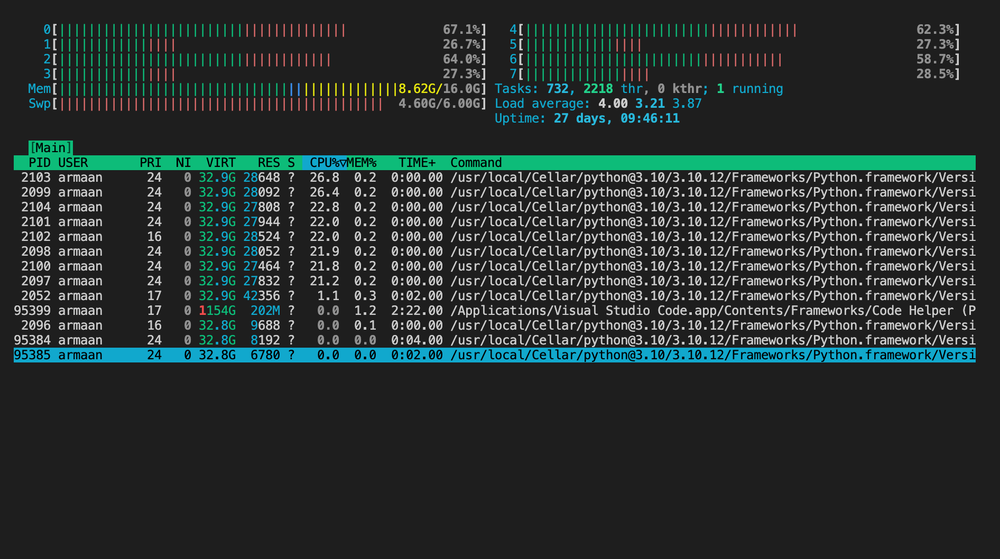
#> input picture process_pool_htop.png, 1000 x 559 px, shrunk from 1892 x 1058 before the run
$ python -i RGB-equilization.py   (imports and definitions only)
#> lines starting #> are read from the running program, lines starting #| are printed output that depends on the picture
#> further down, picture is the input picture: shape (559, 1000, 3); mean B, G, R 47.4, 48.6, 39.4
import cv2
import numpy as np
import time
from concurrent.futures import ProcessPoolExecutor


def equalize_channel(channel):
    # Your equalization logic here, for example:
    hist, _ = np.histogram(channel.flatten(), 256, [0, 256])
#> hist = 256 values, max 367269 at index 30, min 0 at index 253, mean 2183.6
    cdf = hist.cumsum()
#> cdf = 256 values from 616 to 559000
    cdf = np.ma.masked_equal(cdf, 0)
    cdf = (cdf - cdf.min()) * 255 / (cdf.max() - cdf.min())
    return cdf.filled(0)[channel].astype("uint8")
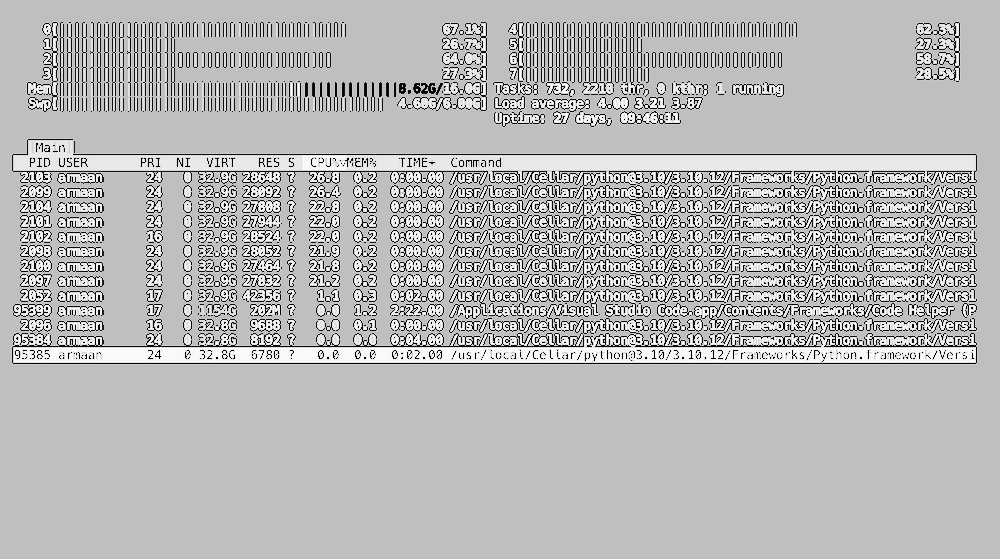
#> returned value: shape (559, 1000); min 0, max 255, mean 182


def process_all_channels_sequential(image):
    channels = cv2.split(image)
    equalized_channels = [equalize_channel(ch) for ch in channels]
#> in equalize_channel (call 3), `hist, _ = np.histogram(channel.flatten(), 256, [0, 256])`: hist = 256 values, max 378632 at index 30, min 0 at index 247, mean 2183.6
#> in equalize_channel (call 3), `cdf = hist.cumsum()`: cdf = 256 values from 999 to 559000
#> in equalize_channel (call 3), `return cdf.filled(0)[channel].astype("uint8")`:
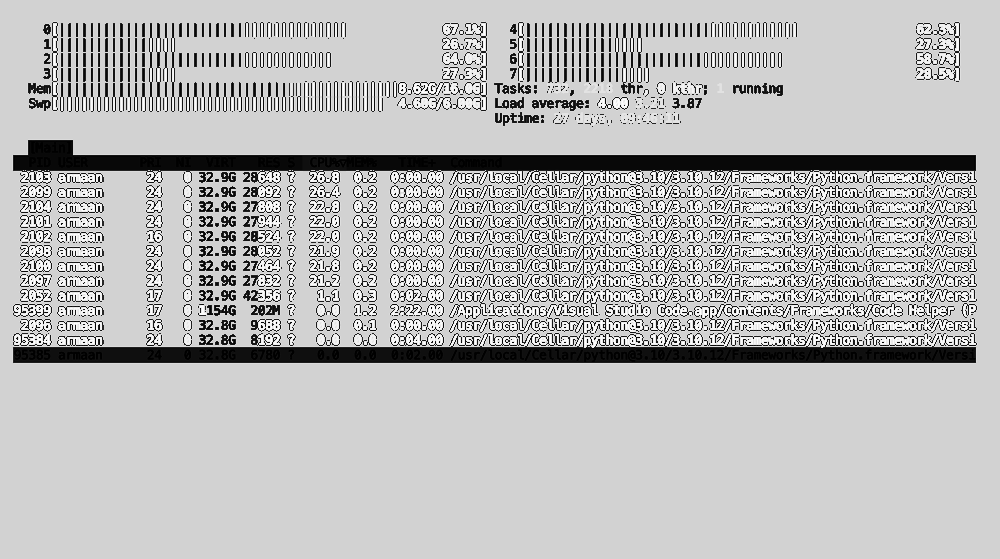
#> returned value: shape (559, 1000); min 0, max 255, mean 186
#> equalized_channels = 3 items
    return cv2.merge(equalized_channels)
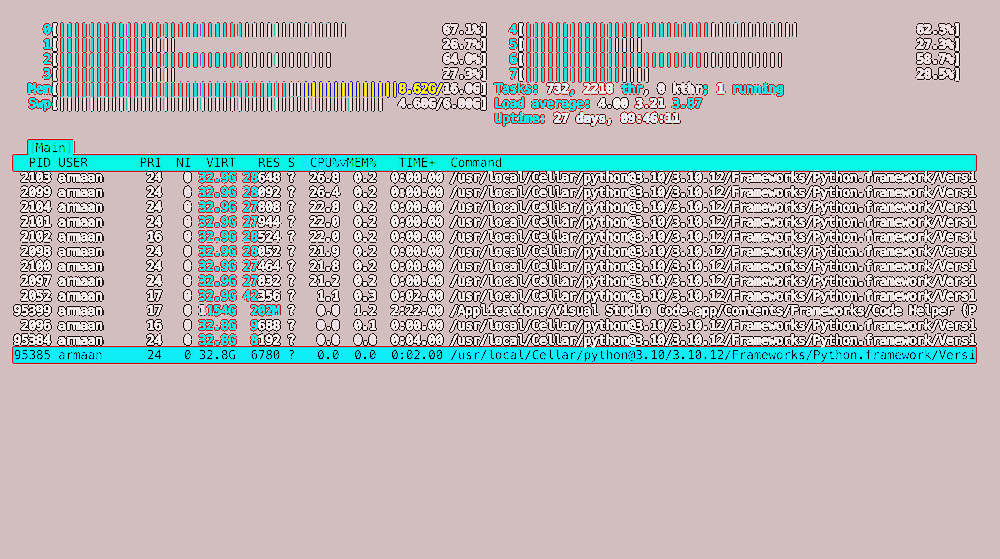
#> returned value: shape (559, 1000, 3); mean of channels 0, 1, 2 182, 181.3, 186; drawn as B, G, R


def process_all_channels_parallel(image):
    channels = cv2.split(image)
    with ProcessPoolExecutor() as executor:
        equalized_channels = list(executor.map(equalize_channel, channels))
    return cv2.merge(equalized_channels)


# [23 lines not run here, left out]

>>> import cv2
>>> picture = cv2.imread('../process_pool_htop.png')
>>> result = process_all_channels_sequential(picture)
